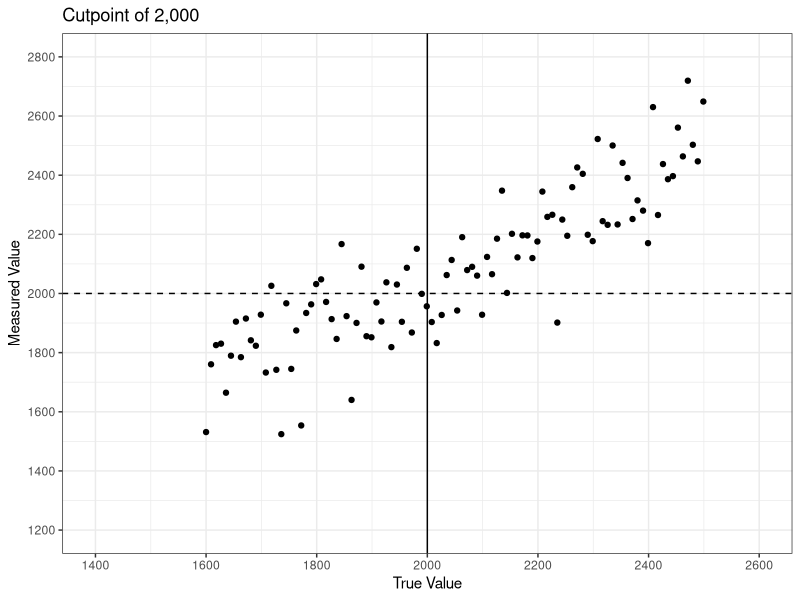
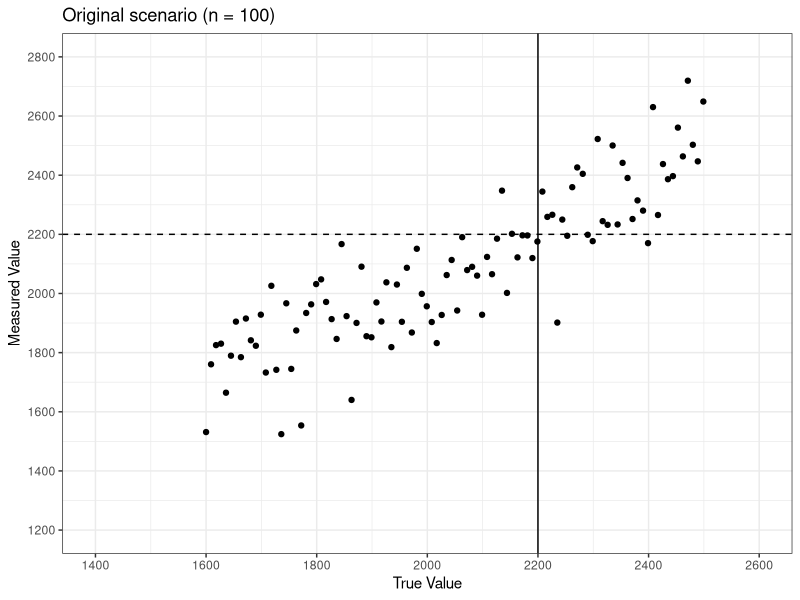
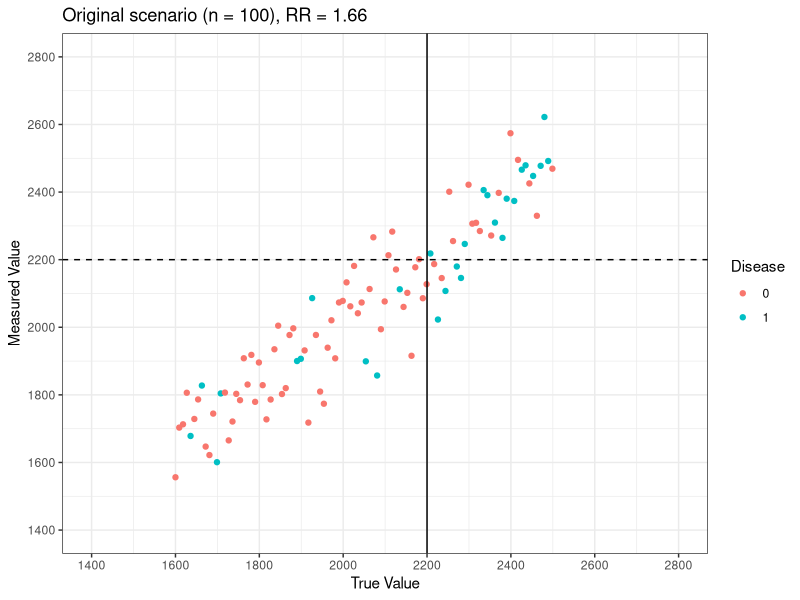
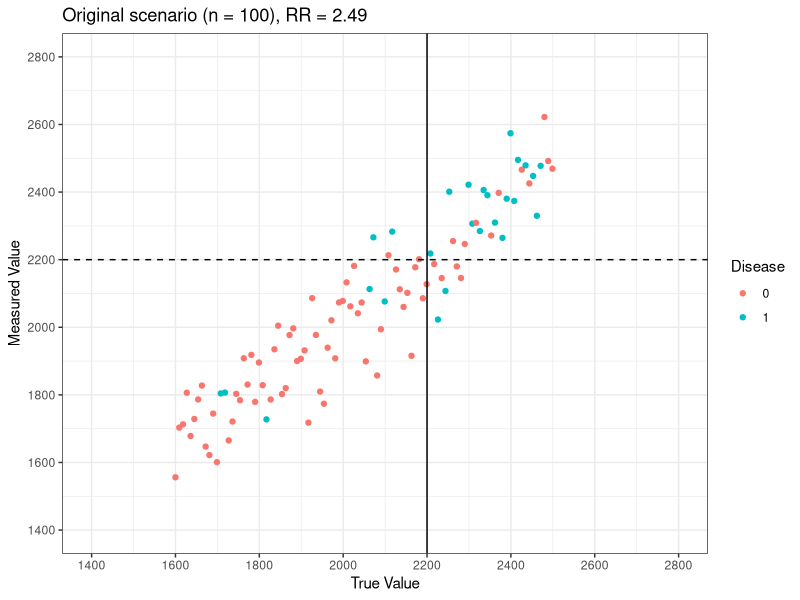
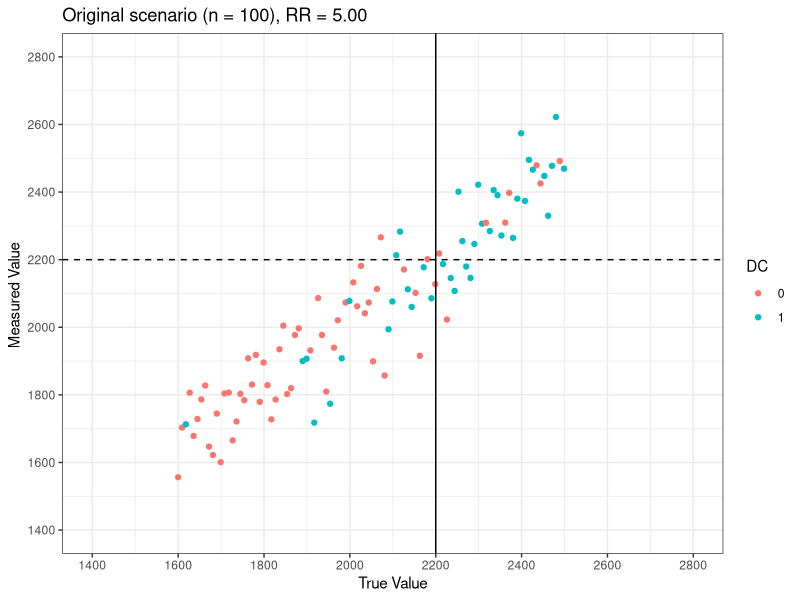
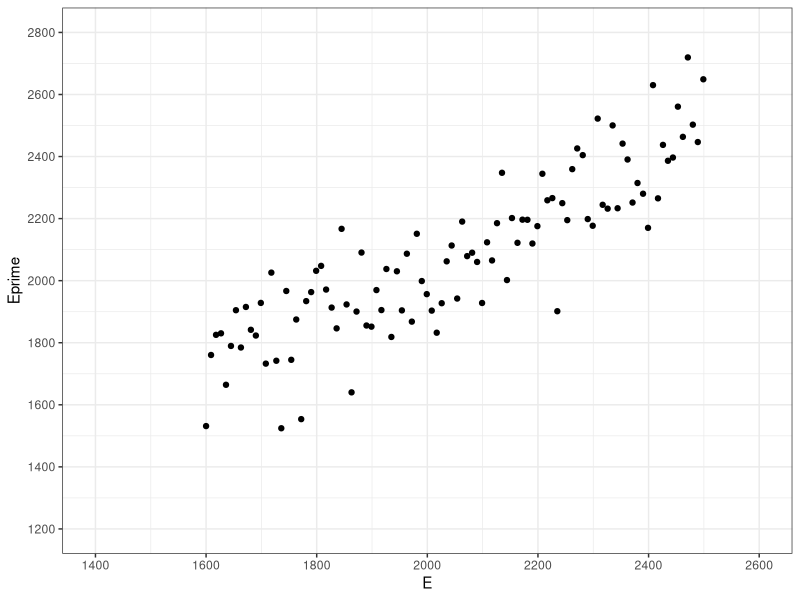

These charts were generated, in order, by the following R code: (Note: this script raises an error after producing the figures.)
## ---- chunk 1
knitr::opts_chunk$set(echo = TRUE)
library(ggplot2)
library(tidyverse)
## ---- chunk 2
# options(scipen = 0, digits = 4) # decimal place options
pop0 <- tibble(E = as.integer(seq(from = 1600, to = 2499, length.out = 100)), 
               Eerror = rnorm(100, mean = 0, sd = 150), 
               Eprime = E + Eerror, 
               E_high = ifelse(E > 2200, 1, 0), 
               Eprime_high = ifelse(Eprime > 2200,1, 0),
               E_mis = ifelse(E_high != Eprime_high, 1, 0), 
               D = rbinom(n = 100, size = 1, p = plogis(-10 + 0.004*E))
               )

sp1 <- ggplot(pop0, aes(x = E, y = Eprime)) + geom_point() + scale_x_continuous(limits = c(1400, 2600), breaks = seq(1400,2600, 200)) + scale_y_continuous(limits = c(1200, 2800), breaks = seq(1200,2800, 200)) + theme_bw()

Figure1a <- sp1 + labs(title = "Cutpoint of 2,000", x = "True Value", y = "Measured Value") + geom_vline(xintercept = 2000) + geom_hline(yintercept = 2000, linetype = "dashed") 
# Figure1a

Figure1b <- sp1 + labs(title = "Original scenario (n = 100)", x = "True Value", y = "Measured Value") + geom_vline(xintercept = 2200) + geom_hline(yintercept = 2200, linetype = "dashed")
# Figure1b
## ---- chunk 3
# A. a = -4.5, b = 0.0019 
pop1 <- tibble(
  E = as.integer(seq(from = 1600, to = 2499, length.out = 100)),
  Euni = as.integer(runif(100, 1600, 2499)), 
  Eerror = rnorm(100, mean = 0, sd = 100), 
  Eprime = E + Eerror, 
  E_high = ifelse(E > 2200, 1, 0), 
  Eprime_high = ifelse(Eprime > 2200,1, 0), 
  E_mis = ifelse(E_high != Eprime_high, 1, 0),
  DA = as.factor(rbinom(n = 100, size = 1, p = plogis(-4.5 + 0.0019*E))),
  DB = as.factor(rbinom(n = 100, size = 1, p = plogis(-8.0 + 0.0035*E))),
  DC = as.factor(rbinom(n = 100, size = 1, p = plogis(-16.0 + 0.0072*E)))
  )

Scatter1A <- ggplot(pop1, aes(x = E, y = Eprime, color = DA)) + geom_point() + scale_x_continuous(limits = c(1400, 2800), breaks = seq(1400, 2800, 200)) + scale_y_continuous(limits = c(1400, 2800), breaks = seq(1400,2800, 200)) + theme_bw() + labs(title = "Original scenario (n = 100), RR = 1.66", x = "True Value", y = "Measured Value", color = "Disease") + geom_vline(xintercept = 2200) + geom_hline(yintercept = 2200, linetype = "dashed")


Scatter1B <- ggplot(pop1, aes(x = E, y = Eprime, color = DB)) + geom_point() + scale_x_continuous(limits = c(1400, 2800), breaks = seq(1400, 2800, 200)) + scale_y_continuous(limits = c(1400, 2800), breaks = seq(1400,2800, 200)) + theme_bw() + labs(title = "Original scenario (n = 100), RR = 2.49", x = "True Value", y = "Measured Value", color = "Disease") + geom_vline(xintercept = 2200) + geom_hline(yintercept = 2200, linetype = "dashed")

Scatter1C <- ggplot(pop1, aes(x = E, y = Eprime, color = DC)) + geom_point() + scale_x_continuous(limits = c(1400, 2800), breaks = seq(1400, 2800, 200)) + scale_y_continuous(limits = c(1400, 2800), breaks = seq(1400,2800, 200)) + theme_bw() + labs(title = "Original scenario (n = 100), RR = 5.00", x = "True Value", y = "Measured Value ") + geom_vline(xintercept = 2200) + geom_hline(yintercept = 2200, linetype = "dashed")
## ---- chunk 4
# expected probability of disease 
prob_D <- glm(D ~ E, data = pop, family = binomial)
expected_pD <- predict(prob_D, pop, type = "response")

# probability of misclassification
E_diff <- abs(E-2200)
pop$a <- 1 - pnorm(E_diff, 0, 150)
# ggplot(pop, aes(x = E, y = a))+ geom_line() + geom_vline(xintercept = 2200) + theme_bw()

# Figure 2
ggplot(pop, aes(x = E)) + geom_line(aes(y = expected_pD)) + geom_line(aes(y = a), linetype = 2) + geom_vline(xintercept = 2200) + theme_bw() + labs(title = "Fig 2. Prob of misclassification (dashed) & prob of disease (solid)", x = "True Value", y = "Probability")

# expected probability of disease p as a quadratic function of E
pop$expected_pD_quad <- 6.592 - 0.00673*E + 0.00000172*(E**2)

# Figure 3:
ggplot(pop, aes(x = E)) + geom_line(aes(y = expected_pD_quad)) + geom_line(aes(y = a), linetype = 2) + geom_vline(xintercept = 2200) + theme_bw() + labs(title = "Fig 3. Prob of misclassification (dashed) & prob of disease, quadratic term (solid)", x = "True Value", y = "Probability")

# probability of misclassification, varied SD to match simulation conditions
pop$a100 <- 1 - pnorm(E_diff, 0, 100)
pop$a300 <- 1 - pnorm(E_diff, 0, 300)
pop$a500 <- 1 - pnorm(E_diff, 0, 500)
ggplot(pop, aes(x = E)) + geom_line(aes(y = expected_pD), color = "darkgrey") + geom_line(aes(y = a), linetype = 2) + geom_line(aes(y = a100), color = "green") + geom_line(aes(y = a300), color = "green3") + geom_line(aes(y = a500), color = "darkgreen") + geom_vline(xintercept = 2200) + theme_bw() + labs(title = "Prob of misclassification & prob of disease (solid)", x = "True Value", y = "Probability")

## ---- chunk 5
Nsigma <- 3 # number of measurement error SD values
MEsigma <- c(100, 300, 500) # values of measurement errors 

flegal_sim <- function(N, Emin, Emax, cutpt, a, b, Nsigma, MEsigma, sims){
  # initialize variables that we want to keep
  Se_all <- c()
  Se_D1 <- c()
  Se_D0 <- c()
  Sp_all <- c()
  Sp_D1 <- c()
  Sp_D0 <- c()
  RR_true <- c()
  RR_obs <- c()
  
    # fixed exposure values and disease status. Not sure whether to use runif vs. seq 
  E <- as.integer(seq(from = 1600, to = 2499, length.out = N))
  D <- rbinom(n = N, size = 1, p = plogis(a + b*E)) 
  
  for (j in 1:Nsigma){
    MEsigma <- MEsigma[j]
  
    for (i in 1:Nsims){
      Eerror <- rnorm(N, mean = 0, sd = MEsigma)
      Eprime <- E + Eerror
      E_high <- ifelse(E > cutpt, 1, 0)
      Eprime_high <- ifelse(Eprime > cutpt, 1, 0)
    
      Se_all[i] <- sum(Eprime_high==1 & E_high==1)/sum(E_high==1)
      Se_D1[i] <- sum(Eprime_high[D==1]==1 & E_high[D==1]==1)/sum(E_high[D==1]==1)
      Se_D0[i] <- sum(Eprime_high[D==0]==1 & E_high[D==0]==1)/sum(E_high[D==0]==1)
      
      Sp_all[i] <- sum(Eprime_high==0 & E_high==0)/sum(E_high==0)
      Sp_D1[i] <- sum(Eprime_high[D==1]==0 & E_high[D==1]==0)/sum(E_high[D==1]==0)
      Sp_D0[i] <- sum(Eprime_high[D==0]==0 & E_high[D==0]==0)/sum(E_high[D==0]==0)
      
      # based on equations from Flegal appendix. 
      RR_true[i] <- ((sum(D==1 & E_high==1)/sum(E_high==1))/(sum(D==1 & E_high==0)/sum(E_high==0)))
      RR_obs[i] <- ((sum(D==1 & Eprime_high==1)/sum(Eprime_high==1))/(sum(D==1 & Eprime_high==0)/sum(Eprime_high==0)))
      }
      params <- data.frame(N, Emin, Emax, cutpt, a, b, Nsims, MEsigma, mean(Se_all), mean(Se_D1), mean(Se_D0), mean(Sp_all), mean(Sp_D1), mean(Sp_D0), mean(RR_true), mean(RR_obs))
    }
    colnames(params) <- c("N", "cutoff", "a", "b", "sim", "SD", "Se all", "Se D=1", "Se D=0", "Sp all", "Sp D=1", "Sp D=0", "RR true", "RR obs")
  return(params)
}
## ---- chunk 6
set.seed(30308)
# Function arguments are: sample size, minimum exposure, maximum exposure, cutpoint, a, b, standard deviation of measurement error, and number of simulations
# N, min, max, cutpt, a, b, sigma, sims
# A, B, C reflect the different regression models/ RR 
# case 1 is repeating the simulations from the paper 
# A. a = -4.5, b = 0.0019 
case1A_100 <- flegal_sim(100, 1600, 2499, 2200, -4.5, 0.0019, 100, 200)
case1A_300 <- flegal_sim(100, 1600, 2499, 2200, -4.5, 0.0019, 300, 200)
case1A_500 <- flegal_sim(100, 1600, 2499, 2200, -4.5, 0.0019, 500, 200)
# B. a = -8.0, b = 0.0035
case1B_100 <- flegal_sim(100, 1600, 2499, 2200, -8.0, 0.0035, 100, 200)
case1B_300 <- flegal_sim(100, 1600, 2499, 2200, -8.0, 0.0035, 300, 200)
case1B_500 <- flegal_sim(100, 1600, 2499, 2200, -8.0, 0.0035, 500, 200)
# C. a = -16.0, b = 0.0072
case1C_100 <- flegal_sim(100, 1600, 2499, 2200, -16.0, 0.0072, 100, 200)
case1C_300 <- flegal_sim(100, 1600, 2499, 2200, -16.0, 0.0072, 300, 200)
case1C_500 <- flegal_sim(100, 1600, 2499, 2200, -16.0, 0.0072, 500, 200)

case1 <- rbind(case1A_100, case1A_300, case1A_500, case1B_100, case1B_300, case1B_500, case1C_100, case1C_300, case1C_500)
## ---- chunk 7
# Function arguments are: sample size, a, b, standard deviation of measurement error, and number of simulations
# first digit is combination of a,b & second digit is SD
# 1. a = -4.5, b = 0.0019 
case2A_100 <- flegal_sim(100, 1600, 2499, 2200, -4.5, 0.0019, 100, 1000)
case2A_300 <- flegal_sim(100, 1600, 2499, 2200, -4.5, 0.0019, 300, 1000)
case2A_500 <- flegal_sim(100, 1600, 2499, 2200, -4.5, 0.0019, 500, 1000)
# 2. a = -8.0, b = 0.0035
case2B_100 <- flegal_sim(100, 1600, 2499, 2200, -8.0, 0.0035, 100, 1000)
case2B_300 <- flegal_sim(100, 1600, 2499, 2200, -8.0, 0.0035, 300, 1000)
case2B_500 <- flegal_sim(100, 1600, 2499, 2200, -8.0, 0.0035, 500, 1000)
# 3. a = -16.0, b = 0.0072
case2C_100 <- flegal_sim(100, 1600, 2499, 2200, -16.0, 0.0072, 100, 1000)
case2C_300 <- flegal_sim(100, 1600, 2499, 2200, -16.0, 0.0072, 300, 1000)
case2C_500 <- flegal_sim(100, 1600, 2499, 2200, -16.0, 0.0072, 500, 1000)

case2 <- rbind(case2A_100, case2A_300, case2A_500, case2B_100, case2B_300, case2B_500, case2C_100, case2C_300, case2C_500)
## ---- chunk 8
# Function arguments are: sample size, minimum exposure, maximum exposure, cutpoint, a, b, standard deviation of measurement error, and number of simulations
# N, min, max, cutpt, a, b, sigma, sims

# 1. a = -4.5, b = 0.0019 
case3A_100 <- flegal_sim(1000, 1600, 2499, 2200, -4.5, 0.0019, 100, 1000)
case3A_300 <- flegal_sim(1000, 1600, 2499, 2200, -4.5, 0.0019, 300, 1000)
case3A_500 <- flegal_sim(1000, 1600, 2499, 2200, -4.5, 0.0019, 500, 1000)
# 2. a = -8.0, b = 0.0035
case3B_100 <- flegal_sim(1000, 1600, 2499, 2200, -8.0, 0.0035, 100, 1000)
case3B_100 <- flegal_sim(1000, 1600, 2499, 2200, -8.0, 0.0035, 300, 1000)
case3B_100 <- flegal_sim(1000, 1600, 2499, 2200, -8.0, 0.0035, 500, 1000)
# 3. a = -16.0, b = 0.0072
case3B_100 <- flegal_sim(1000, 1600, 2499, 2200, -16.0, 0.0072, 100, 1000)
case3B_100 <- flegal_sim(1000, 1600, 2499, 2200, -16.0, 0.0072, 300, 1000)
case3B_100 <- flegal_sim(1000, 1600, 2499, 2200, -16.0, 0.0072, 500, 1000)

case3 <- rbind(case3A_100, case3A_300, case3A_500, case3B_100, case3B_300, case3B_500, case3C_100, case3C_300, case3C_500)
## ---- chunk 9
# Function arguments are: sample size, minimum exposure, maximum exposure, cutpoint, a, b, standard deviation of measurement error, and number of simulations
# N, min, max, cutpt, a, b, sigma, sims
# A. a = -4.5, b = 0.0019 
case4A_100 <- flegal_sim(1000, 1600, 2499, 2400, -4.5, 0.0019, 100, 1000)
case4A_300 <- flegal_sim(1000, 1600, 2499, 2400, -4.5, 0.0019, 300, 1000)
case4A_500 <- flegal_sim(1000, 1600, 2499, 2400, -4.5, 0.0019, 500, 1000)
# B. a = -8.0, b = 0.0035
scenarioB4_100 <- flegal_sim(1000, 1600, 2499, 2400, -8.0, 0.0035, 100, 1000)
scenarioB4_300 <- flegal_sim(1000, 1600, 2499, 2400, -8.0, 0.0035, 300, 1000)
scenarioB4_500 <- flegal_sim(1000, 1600, 2499, 2400, -8.0, 0.0035, 500, 1000)
# C. a = -16.0, b = 0.0072
case4C_100 <- flegal_sim(1000, 1600, 2499, 2400, -16.0, 0.0072, 100, 1000)
case4C_300 <- flegal_sim(1000, 1600, 2499, 2400, -16.0, 0.0072, 300, 1000)
case4C_500 <- flegal_sim(1000, 1600, 2499, 2400, -16.0, 0.0072, 500, 1000)

case4 <- rbind(case4A_100, case4A_300, case4A_500, case4B_100, case4B_300, case4B_500, case4C_100, case4C_300, case4C_500)
## ---- chunk 10
normal_sim <- function(N, Emean, Esigma, cutoff, a, b, MEsigma, sims){
  
# initialize variables that we want to keep
  Se_all <- c()
  Se_D1 <- c()
  Se_D0 <- c()
  Sp_all <- c()
  Sp_D1 <- c()
  Sp_D0 <- c()
  RR_true <- c()

  # have to 'fix' the true exposure value in order to fix the disease status. 
  E <- rnorm(N, mean = Emean, sd = Esigma)
  D <- rbinom(n = N, size = 1, p = plogis(a + b*E))
  
for (i in 1:sims){
  Eerror <- rnorm(N, mean = 0, sd = sigma)
  Eprime <- E + Eerror
  E_high <- ifelse(E > cutoff, 1, 0)
  Eprime_high <- ifelse(Eprime > cutoff,1, 0)

  Se_all[i] <- sum(Eprime_high==1 & E_high==1)/sum(E_high==1)
  Se_D1[i] <- sum(Eprime_high[D==1]==1 & E_high[D==1]==1)/sum(E_high[D==1]==1)
  Se_D0[i] <- sum(Eprime_high[D==0]==1 & E_high[D==0]==1)/sum(E_high[D==0]==1)
  
  Sp_all[i] <- sum(Eprime_high==0 & E_high==0)/sum(E_high==0)
  Sp_D1[i] <- sum(Eprime_high[D==1]==0 & E_high[D==1]==0)/sum(E_high[D==1]==0)
  Sp_D0[i] <- sum(Eprime_high[D==0]==0 & E_high[D==0]==0)/sum(E_high[D==0]==0)
  
  RR_true[i] <- (sum(D==1 & E_high==1)/sum(E_high==1))/(sum(D==1 & E_high==0)/sum(E_high==0))
}

normal_sim_params <- tibble(N, Emean, Esigma, cutoff, a, b, sims, sigma, mean(Se_all), mean(Se_D1), mean(Se_D0), mean(Sp_all), mean(Sp_D1), mean(Sp_D0), mean(RR_true))

colnames(normal_sim_params) <- c("N", "E mean", "E SD", "cutoff", "a", "b", "sim", "SD", "Se all", "Se D=1", "Se D=0", "Sp all", "Sp D=1", "Sp D=0", "RR true")

  return(normal_sim_params)
}
## ---- chunk 11
# function inputs: N, Emean, Esigma, cutoff, a, b, sigma, sims
# A. a = -4.5, b = 0.0019 
case5A_100 <- normal_sim(1000, 2050, 150, 2200, -4.5, 0.0019, 100, 1000)
case5A_300 <- normal_sim(1000, 2050, 150, 2200, -4.5, 0.0019, 300, 1000)
case5A_500 <- normal_sim(1000, 2050, 150, 2200, -4.5, 0.0019, 500, 1000)
# B. a = -8.0, b = 0.0035
case5B_100 <- normal_sim(1000, 2050, 150, 2200, -8.0, 0.0035, 100, 1000)
case5B_300 <- normal_sim(1000, 2050, 150, 2200, -8.0, 0.0035, 300, 1000)
case5B_500 <- normal_sim(1000, 2050, 150, 2200, -8.0, 0.0035, 500, 1000)
# C. a = -16.0, b = 0.0072
case5C_100 <- normal_sim(1000, 2050, 150, 2200, -16.0, 0.0072, 100, 1000)
case5C_300 <- normal_sim(1000, 2050, 150, 2200, -16.0, 0.0072, 300, 1000)
case5C_500 <- normal_sim(1000, 2050, 150, 2200, -16.0, 0.0072, 500, 1000)

case5 <- rbind(case5A_100, case5A_300, case5A_500, case5B_100, case5B_300, case5B_500, case5C_100, case5C_300, case5C_500)
## ---- chunk 12
# A. a = -4.5, b = 0.0019 
case6A_100 <- normal_sim(1000, 2200, 150, 2200, -4.5, 0.0019, 100, 1000)
case6A_300 <- normal_sim(1000, 2200, 150, 2200, -4.5, 0.0019, 300, 1000)
case6A_500 <- normal_sim(1000, 2200, 150, 2200, -4.5, 0.0019, 500, 1000)
# B. a = -8.0, b = 0.0035
case6B_100 <- normal_sim(1000, 2200, 150, 2200, -8.0, 0.0035, 100, 1000)
case6B_300 <- normal_sim(1000, 2200, 150, 2200, -8.0, 0.0035, 300, 1000)
case6B_500 <- normal_sim(1000, 2200, 150, 2200, -8.0, 0.0035, 500, 1000)
# C. a = -16.0, b = 0.0072
case6C_100 <- normal_sim(1000, 2200, 150, 2200, -16.0, 0.0072, 100, 1000)
case6C_300 <- normal_sim(1000, 2200, 150, 2200, -16.0, 0.0072, 300, 1000)
case6C_500 <- normal_sim(1000, 2200, 150, 2200, -16.0, 0.0072, 500, 1000)

case6 <- rbind(case6A_100, case6A_300, case6A_500, case6B_100, case6B_300, case6B_500, case6C_100, case6C_300, case6C_500)


# rare exposure
# A. a = -4.5, b = 0.0019 
case7A_100 <- normal_sim(1000, 1900, 150, 2200, -4.5, 0.0019, 100, 1000)
case7A_300 <- normal_sim(1000, 1900, 150, 2200, -4.5, 0.0019, 300, 1000)
case7A_500 <- normal_sim(1000, 1900, 150, 2200, -4.5, 0.0019, 500, 1000)
# B. a = -8.0, b = 0.0035
case7B_100 <- normal_sim(1000, 1900, 150, 2200, -8.0, 0.0035, 100, 1000)
case7B_300 <- normal_sim(1000, 1900, 150, 2200, -8.0, 0.0035, 300, 1000)
case7B_500 <- normal_sim(1000, 1900, 150, 2200, -8.0, 0.0035, 500, 1000)
# C. a = -16.0, b = 0.0072
case7C_100 <- normal_sim(1000, 1900, 150, 2200, -16.0, 0.0072, 100, 1000)
case7C_300 <- normal_sim(1000, 1900, 150, 2200, -16.0, 0.0072, 300, 1000)
case7C_500 <- normal_sim(1000, 1900, 150, 2200, -16.0, 0.0072, 500, 1000)

case7 <- rbind(case7A_100, case7A_300, case7A_500, case7B_100, case7B_300, case7B_500, case7C_100, case7C_300, case7C_500)
## ---- chunk 13
uniform_sim <- function(N, Emin, Emax, cutoff, a, b, sigma, sims){
  
# initialize variables that we want to keep
  Se_all <- c()
  Se_D1 <- c()
  Se_D0 <- c()
  Sp_all <- c()
  Sp_D1 <- c()
  Sp_D0 <- c()
  RR_true <- c()
  
  # runif creates diff sample each time? 
  E <- runif(N, min = Emin, max = Emax)
  D <- rbinom(n = N, size = 1, p = plogis(a + b*E))
  
for (i in 1:sims){
  Eerror <- rnorm(N, mean = 0, sd = sigma)
  Eprime <- E + Eerror
  E_high <- ifelse(E > cutoff, 1, 0)
  Eprime_high <- ifelse(Eprime > cutoff,1, 0)
 
# storing Se, Sp, RR values for each simulation
  Se_all[i] <- sum(Eprime_high==1 & E_high==1)/sum(E_high==1)
  Se_D1[i] <- sum(Eprime_high[D==1]==1 & E_high[D==1]==1)/sum(E_high[D==1]==1)
  Se_D0[i] <- sum(Eprime_high[D==0]==1 & E_high[D==0]==1)/sum(E_high[D==0]==1)
  
  Sp_all[i] <- sum(Eprime_high==0 & E_high==0)/sum(E_high==0)
  Sp_D1[i] <- sum(Eprime_high[D==1]==0 & E_high[D==1]==0)/sum(E_high[D==1]==0)
  Sp_D0[i] <- sum(Eprime_high[D==0]==0 & E_high[D==0]==0)/sum(E_high[D==0]==0)
  
  RR_true[i] <- (sum(D==1 & E_high==1)/sum(E_high==1))/(sum(D==1 & E_high==0)/sum(E_high==0))
}

uniform_sim_params <- data.frame(N, Emin, Emax, cutoff, a, b, sims, sigma, mean(Se_all), mean(Se_D1), mean(Se_D0), mean(Sp_all), mean(Sp_D1), mean(Sp_D0), mean(RR_true))

colnames(uniform_sim_params) <- c("N", "E min", "E max", "cutoff", "a", "b", "sim", "SD", "Se all", "Se D=1", "Se D=0", "Sp all", "Sp D=1", "Sp D=0", "RR true")
  return(uniform_sim_params)
}

## ---- chunk 14
# A. a = -4.5, b = 0.0019 
# B. a = -8.0, b = 0.0035
# 3. a = -16.0, b = 0.0072
pop_5 <- tibble(
  "E" = rnorm(1000, mean = 2050, sd = 150),
  "Eerror" = rnorm(1000, mean = 0, sd = 100), 
  "Eprime" = E + Eerror, 
  "E_high" = ifelse(E > 2200, 1, 0), 
  "Eprime_high" = ifelse(Eprime > 2200, 1, 0), 
  "E_mis" = ifelse(E_high != Eprime_high, 1, 0),
  "DA" = as.factor(rbinom(n = 1000, size = 1, p = plogis(-4.5 + 0.0019*E))),
  "DB" = as.factor(rbinom(n = 1000, size = 1, p = plogis(-8.0 + 0.0035*E))),
  "DC" = as.factor(rbinom(n = 1000, size = 1, p = plogis(-16.0 + 0.0072*E)))
  )

Scatter5A <- ggplot(pop_5, aes(x = E, y = Eprime, color = DA)) + geom_point() + scale_x_continuous(limits = c(1400, 2800), breaks = seq(1400, 2800, 200)) + scale_y_continuous(limits = c(1400, 2800), breaks = seq(1400, 2800, 200)) + theme_bw() + labs(title = "E ~Normal(2050, 150), RR = 1.66", x = "True Value", y = "Measured Value", color = "Disease") + geom_vline(xintercept = 2200) + geom_hline(yintercept = 2200, linetype = "dashed")

Scatter5B <- ggplot(pop_5, aes(x = E, y = Eprime, color = DB)) + geom_point() + scale_x_continuous(limits = c(1400, 2800), breaks = seq(1400, 2800, 200)) + scale_y_continuous(limits = c(1400, 2800), breaks = seq(1400,2800, 200)) + theme_bw() + labs(title = "E ~Normal(2050, 150), RR = 2.49", x = "True Value", y = "Measured Value", color = "Disease") + geom_vline(xintercept = 2200) + geom_hline(yintercept = 2200, linetype = "dashed")

Scatter5C <- ggplot(pop_5, aes(x = E, y = Eprime, color = DC)) + geom_point() + scale_x_continuous(limits = c(1400, 2800), breaks = seq(1400, 2800, 200)) + scale_y_continuous(limits = c(1400, 2800), breaks = seq(1400, 2800, 200)) + theme_bw() + labs(title = "E ~Normal(2050, 150), RR = 5.00", x = "True Value", y = "Measured Value", color = "Disease") + geom_vline(xintercept = 2200) + geom_hline(yintercept = 2200, linetype = "dashed")



# case 6: E <- rnorm(n, mean = 2200, sd = 150)
pop_6 <- data.frame(
  "E" = rnorm(1000, mean = 2200, sd = 150),
  "Eerror" = rnorm(1000, mean = 0, sd = 100), 
  "Eprime" = E + Eerror, 
  "E_high" = ifelse(E > 2200, 1, 0), 
  "Eprime_high" = ifelse(Eprime > 2200, 1, 0), 
  "E_mis" = ifelse(E_high != Eprime_high, 1, 0),
  "DA" = as.factor(rbinom(n = 1000, size = 1, p = plogis(-4.5 + 0.0019*E))),
  "DB" = as.factor(rbinom(n = 1000, size = 1, p = plogis(-8.0 + 0.0035*E))),
  "DC" = as.factor(rbinom(n = 1000, size = 1, p = plogis(-16.0 + 0.0072*E)))
  )

Scatter6A <- ggplot(pop_6, aes(x = E, y = Eprime, color = DA)) + geom_point() + scale_x_continuous(limits = c(1400, 2800), breaks = seq(1400,2800, 200)) + scale_y_continuous(limits = c(1400, 2800), breaks = seq(1400,2800, 200)) + theme_bw() + labs(title = "E ~Normal(2200, 150), RR = 1.66", x = "True Value", y = "Measured Value", color = "Disease") + geom_vline(xintercept = 2200) + geom_hline(yintercept = 2200, linetype = "dashed")

Scatter6B <- ggplot(pop_6, aes(x = E, y = Eprime, color = DB)) + geom_point() + scale_x_continuous(limits = c(1400, 2800), breaks = seq(1400,2800, 200)) + scale_y_continuous(limits = c(1400, 2800), breaks = seq(1400,2800, 200)) + theme_bw() + labs(title = "E ~Normal(2200, 150), RR = 2.49", x = "True Value", y = "Measured Value", color = "Disease") + geom_vline(xintercept = 2200) + geom_hline(yintercept = 2200, linetype = "dashed")

Scatter6C <- ggplot(pop_6, aes(x = E, y = Eprime, color = DC)) + geom_point() + scale_x_continuous(limits = c(1400, 2800), breaks = seq(1400, 2800, 200)) + scale_y_continuous(limits = c(1400, 2800), breaks = seq(1400,2800, 200)) + theme_bw() + labs(title = "E ~Normal(2200, 150), RR = 5.00", x = "True Value", y = "Measured Value", color = "Disease") + geom_vline(xintercept = 2200) + geom_hline(yintercept = 2200, linetype = "dashed")


# case7: E ~N(mean = 1900, sd = 150) rare exposure
pop_7 <- data.frame(
  "E" = rnorm(1000, mean = 1900, sd = 150),
  "Eerror" = rnorm(1000, mean = 0, sd = 100), 
  "Eprime" = E + Eerror, 
  "E_high" = ifelse(E > 2200, 1, 0), 
  "Eprime_high" = ifelse(Eprime > 2200, 1, 0), 
  "E_mis" = ifelse(E_high != Eprime_high, 1, 0),
  "DA" = as.factor(rbinom(n = 1000, size = 1, p = plogis(-4.5 + 0.0019*E))),
  "DB" = as.factor(rbinom(n = 1000, size = 1, p = plogis(-8.0 + 0.0035*E))),
  "DC" = as.factor(rbinom(n = 1000, size = 1, p = plogis(-16.0 + 0.0072*E)))
  )

Scatter7A <- ggplot(pop_7, aes(x = E, y = Eprime, color = DA)) + geom_point() + scale_x_continuous(limits = c(1400, 2800), breaks = seq(1400, 2800, 200)) + scale_y_continuous(limits = c(1400, 2800), breaks = seq(1400, 2800, 200)) + theme_bw() + labs(title = "E ~Normal(1900, 150), RR = 1.66", x = "True Value", y = "Measured Value", color = "Disease") + geom_vline(xintercept = 2200) + geom_hline(yintercept = 2200, linetype = "dashed")

Scatter7B <- ggplot(pop_7, aes(x = E, y = Eprime, color = DB)) + geom_point() + scale_x_continuous(limits = c(1400, 2800), breaks = seq(1400, 2800, 200)) + scale_y_continuous(limits = c(1400, 2800), breaks = seq(1400, 2800, 200)) + theme_bw() + labs(title = "E ~Normal(1900, 150), RR = 2.49", x = "True Value", y = "Measured Value", color = "Disease") + geom_vline(xintercept = 2200) + geom_hline(yintercept = 2200, linetype = "dashed")

Scatter7C <- ggplot(pop_7, aes(x = E, y = Eprime, color = DC)) + geom_point() + scale_x_continuous(limits = c(1400, 2800), breaks = seq(1400, 2800, 200)) + scale_y_continuous(limits = c(1400, 2800), breaks = seq(1400,2800, 200)) + theme_bw() + labs(title = "E ~Normal(1900, 150), RR = 5.00", x = "True Value", y = "Measured Value", color = "Disease") + geom_vline(xintercept = 2200) + geom_hline(yintercept = 2200, linetype = "dashed")


# uniform but n = 1000
pop_8 <- data.frame(
  "E" = runif(1000, min = 1600, max = 2499),
  "Eerror" = rnorm(1000, mean = 0, sd = 100), 
  "Eprime" = E + Eerror, 
  "E_high" = ifelse(E > 2200, 1, 0), 
  "Eprime_high" = ifelse(Eprime > 2200, 1, 0), 
  "E_mis" = ifelse(E_high != Eprime_high, 1, 0),
  "DA" = as.factor(rbinom(n = 1000, size = 1, p = plogis(-4.5 + 0.0019*E))),
  "DB" = as.factor(rbinom(n = 1000, size = 1, p = plogis(-8.0 + 0.0035*E))),
  "DC" = as.factor(rbinom(n = 1000, size = 1, p = plogis(-16.0 + 0.0072*E)))
  )

Scatter8A <- ggplot(pop_8, aes(x = E, y = Eprime, color = DA)) + geom_point() + scale_x_continuous(limits = c(1400, 2800), breaks = seq(1400, 2800, 200)) + scale_y_continuous(limits = c(1400, 2800), breaks = seq(1400,2800, 200)) + theme_bw() + labs(title = "Uniform with n = 1,000, RR = 1.66", x = "True Value", y = "Measured Value", color = "Disease") + geom_vline(xintercept = 2200) + geom_hline(yintercept = 2200, linetype = "dashed")

Scatter8B <- ggplot(pop_8, aes(x = E, y = Eprime, color = DB)) + geom_point() + scale_x_continuous(limits = c(1400, 2800), breaks = seq(1400, 2800, 200)) + scale_y_continuous(limits = c(1400, 2800), breaks = seq(1400, 2800, 200)) + theme_bw() + labs(title = "Uniform with n = 1,000, RR = 2.49", x = "True Value", y = "Measured Value", color = "Disease") + geom_vline(xintercept = 2200) + geom_hline(yintercept = 2200, linetype = "dashed")

Scatter8C <- ggplot(pop_8, aes(x = E, y = Eprime, color = DC)) + geom_point() + scale_x_continuous(limits = c(1400, 2800), breaks = seq(1400, 2800, 200)) + scale_y_continuous(limits = c(1400, 2800), breaks = seq(1400, 2800, 200)) + theme_bw() + labs(title = "Uniform with n = 1,000, RR = 5.00", x = "True Value", y = "Measured Value", color = "Disease" ) + geom_vline(xintercept = 2200) + geom_hline(yintercept = 2200, linetype = "dashed")
## ---- chunk 15
Scatter1A
Scatter1B
Scatter1C
Scatter5A
Scatter5B
Scatter5C
Scatter6A
Scatter6B
Scatter6C
Scatter7A
Scatter7B
Scatter7C
Scatter8A
Scatter8B
Scatter8C
